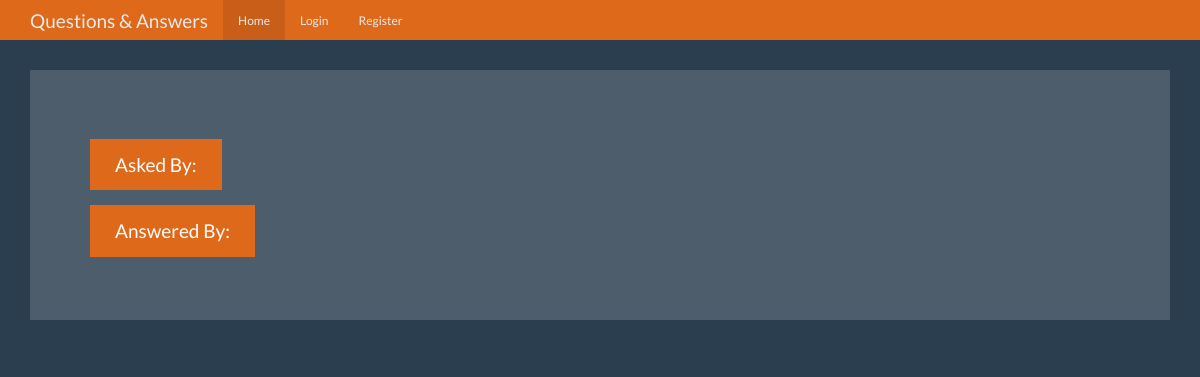
Before: /question/1 with the older database file.
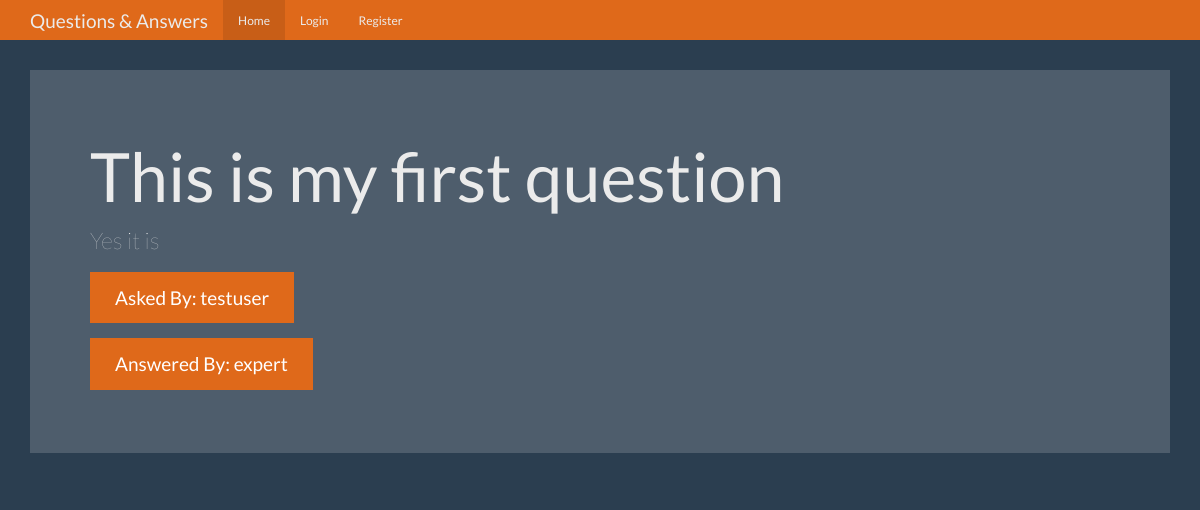
After: the same page with the newer database file.
### tables this page shows
CREATE TABLE questions(
id integer primary key autoincrement,
question_text text not null,
answer text  null,
asked_by_id integer not null,
expert_id integer not null
);

CREATE TABLE users (
id integer primary key autoincrement,
name  text not null,
password text not null,
expert bool not null,
admin bool not null
);

### app.py (the view)
@app.route("/question/<question_id>")
def question(question_id):
    user = get_current_user()
    db = get_db()
    question_cur = db.execute(
        """select questions.question_text,questions.answer,askers.name as asker_name,experts.name as expert_name
        from questions join users as askers on
        askers.id = questions.asked_by_id join users as experts
        on experts.id = questions.expert_id where questions.id = ?""",
        [question_id],
    )
    my_question = question_cur.fetchone()
    return render_template("question.html", user=user, question=my_question)

### app.py (called while the page is built, shortened)
def get_current_user():
    user_result = None

### database.py (called while the page is built)
def connect_db():
    sql = sqlite3.connect("questions.db")
    sql.row_factory = sqlite3.Row
    return sql

def get_db():
    if not hasattr(g, "sqlite_db"):
        g.sqlite_db = connect_db()
    return g.sqlite_db

### templates/question.html (shortened to what this page needs)
{% from 'show_links.html' import show_links %}
<!DOCTYPE html>
<html lang="en">
  <head>
    <link href="{{ url_for('static', filename='bootstrap.min.css') }}" rel="stylesheet">
    <link href="{{ url_for('static', filename='theme.css') }}" rel="stylesheet">
  </head>
  <body>
    <nav class="navbar navbar-inverse navbar-fixed-top">
      <div class="container">
        <div class="navbar-header">
          <a class="navbar-brand" href="#">Questions & Answers</a>
        </div>
        <div id="navbar" class="navbar-collapse collapse">
        {{show_links(user)}}
        </div>
      </div>
    </nav>
    <div class="container theme-showcase" role="main">
      <div class="jumbotron">
        <h1>{{question.question_text}}</h1>
        <p>{{question.answer}}</p>
        <p><a class="btn btn-primary btn-lg">Asked By: {{question.asker_name}}</a></p>
        <p><a class="btn btn-primary btn-lg">Answered By: {{question.expert_name}}</a></p>
      </div>
    </div>
  </body>
</html>

Changed rows visible on the page:
added questions: question_text "This is my first question", answer "Yes it is"
now on this page (row unchanged): users: asker_name "testuser"
added users: expert_name "expert"
